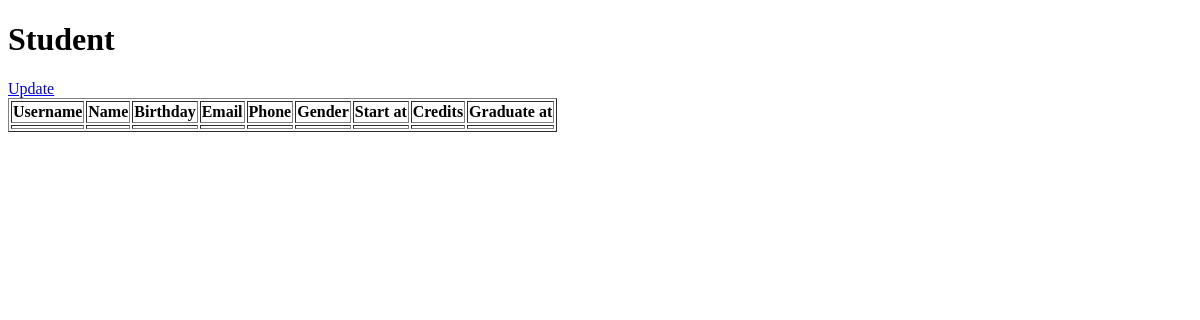
The app's page /student/information/1, older data.
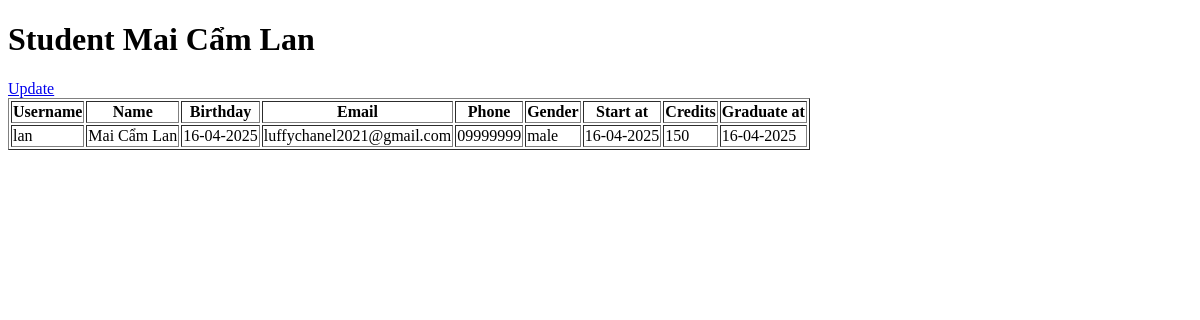
The same page, newer data.
### main_site/models.py (models this page shows, shortened)
class Student(models.Model):
    gender_choices = [
        ('male','male'),
        ('female','female'),
        ('other','other')
    ]
    username = models.CharField(max_length=100, unique=True)
    password = models.CharField(max_length=100)
    name = models.CharField(max_length=100)
    birth_day = models.DateField()
    email = models.EmailField(unique=True)
    phone_number = models.CharField(max_length=15, unique=True)
    gender = models.CharField(max_length=10, default='other')
    start_at = models.DateField()
    credits = models.IntegerField()
    graduate_at = models.DateField(null=True)

### main_site/views.py (the view)
# urls.py: path('student/information/<int:student_id>', views.get_information_student, name='get_information_student'),
def get_information_student(request, student_id):
    error = None
    context = {}
    student = Student.objects.filter(id=student_id).first()
    context['student'] = student
    return render(request, 'student/information.html', context)

### main_site/templates/student/information.html (shortened to what this page needs)
{% extends "base/base.html" %}
{% block content %}
<h1>Student {{ student.name }}</h1>
<table border="1">
    <tr>
        <th>Username</th>
        <th>Name</th>
        <th>Birthday</th>
        <th>Email</th>
        <th>Phone</th>
        <th>Gender</th>
        <th>Start at</th>
        <th>Credits</th>
        <th>Graduate at</th>
    </tr>
    <tr>
        <td>{{ student.username }}</td>
        <td>{{ student.name }}</td>
        <td>{{ student.birth_day|date:"d-m-Y" }}</td>
        <td>{{ student.email }}</td>
        <td>{{ student.phone_number }}</td>
        <td>{{ student.gender }}</td>
        <td>{{ student.start_at|date:"d-m-Y" }}</td>
        <td>{{ student.credits }}</td>
        <td>{{ student.graduate_at|date:"d-m-Y" }}</td>
    </tr>
    <a href="{% url 'get_update_information_student' student.id %}">Update</a>
</table>
{% endblock content %}

Row changes from the older to the newer data that the page shows:
added Student: name "Mai Cẩm Lan", username "lan", birth_day "16-04-2025", email "luffychanel2021@gmail.com", phone_number "09999999", gender "male", start_at "16-04-2025", credits "150", graduate_at "16-04-2025"
